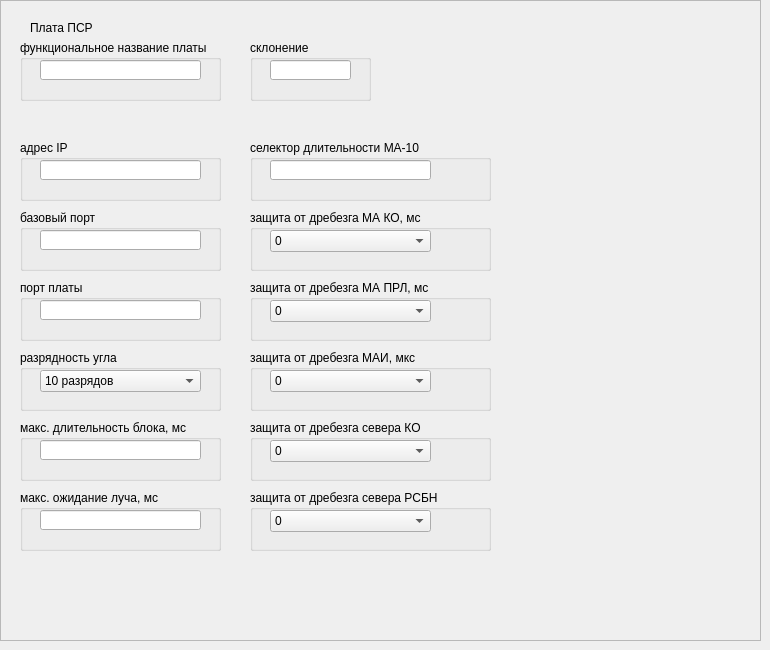
    <widget class="QWidget" name="tab_4">
     <attribute name="title">
      <string>Общие</string>
     </attribute>
     <widget class="QFrame" name="frObsch">
      <property name="geometry">
       <rect>
        <x>0</x>
        <y>0</y>
        <width>761</width>
        <height>641</height>
       </rect>
      </property>
      <property name="frameShape">
       <enum>QFrame::StyledPanel</enum>
      </property>
      <property name="frameShadow">
       <enum>QFrame::Raised</enum>
      </property>
      <widget class="QGroupBox" name="groupBox_4">
       <property name="geometry">
        <rect>
         <x>20</x>
         <y>40</y>
         <width>201</width>
         <height>61</height>
        </rect>
       </property>
       <property name="title">
        <string>функциональное название платы</string>
       </property>
       <widget class="QLineEdit" name="lineEdit_2">
        <property name="geometry">
         <rect>
          <x>20</x>
          <y>20</y>
          <width>161</width>
          <height>20</height>
         </rect>
        </property>
       </widget>
      </widget>
      <widget class="QGroupBox" name="groupBox_69">
       <property name="geometry">
        <rect>
         <x>20</x>
         <y>490</y>
         <width>201</width>
         <height>61</height>
        </rect>
       </property>
       <property name="title">
        <string>макс. ожидание луча, мс</string>
       </property>
       <widget class="PLineEdit" name="lineEdit_55">
        <property name="geometry">
         <rect>
          <x>20</x>
          <y>20</y>
          <width>161</width>
          <height>20</height>
         </rect>
        </property>
       </widget>
      </widget>
      <widget class="QGroupBox" name="groupBox_40">
       <property name="geometry">
        <rect>
         <x>250</x>
         <y>420</y>
         <width>241</width>
         <height>61</height>
        </rect>
       </property>
       <property name="title">
        <string>защита от дребезга севера КО</string>
       </property>
       <widget class="QComboBox" name="comboBox_21">
        <property name="geometry">
         <rect>
          <x>20</x>
          <y>20</y>
          <width>161</width>
          <height>22</height>
         </rect>
        </property>
        <item>
         <property name="text">
          <string>0</string>
         </property>
        </item>
        <item>
         <property name="text">
          <string>1</string>
         </property>
        </item>
        <item>
         <property name="text">
          <string>2</string>
         </property>
        </item>
        <item>
         <property name="text">
          <string>3</string>
         </property>
        </item>
        <item>
         <property name="text">
          <string>4</string>
         </property>
        </item>
        <item>
         <property name="text">
          <string>5</string>
         </property>
        </item>
        <item>
         <property name="text">
          <string>6</string>
         </property>
        </item>
        <item>
         <property name="text">
          <string>7</string>
         </property>
        </item>
       </widget>
      </widget>
      <widget class="QGroupBox" name="groupBox_66">
       <property name="geometry">
        <rect>
         <x>20</x>
         <y>280</y>
         <width>201</width>
         <height>61</height>
        </rect>
       </property>
       <property name="title">
        <string>порт платы</string>
       </property>
       <widget class="QLineEdit" name="lineEdit_53">
        <property name="geometry">
         <rect>
          <x>20</x>
          <y>20</y>
          <width>161</width>
          <height>20</height>
         </rect>
        </property>
       </widget>
      </widget>
      <widget class="QGroupBox" name="groupBox_68">
       <property name="geometry">
        <rect>
         <x>20</x>
         <y>420</y>
         <width>201</width>
         <height>61</height>
        </rect>
       </property>
       <property name="title">
        <string>макс. длительность блока, мс</string>
       </property>
       <widget class="PLineEdit" name="lineEdit_54">
        <property name="geometry">
         <rect>
          <x>20</x>
          <y>20</y>
          <width>161</width>
          <height>20</height>
         </rect>
        </property>
       </widget>
      </widget>
      <widget class="QGroupBox" name="groupBox_18">
       <property name="geometry">
        <rect>
         <x>250</x>
         <y>140</y>
         <width>241</width>
         <height>61</height>
        </rect>
       </property>
       <property name="title">
        <string>селектор длительности МА-10</string>
       </property>
       <widget class="PLineEdit" name="lineEdit_65">
        <property name="geometry">
         <rect>
          <x>20</x>
          <y>20</y>
          <width>161</width>
          <height>20</height>
         </rect>
        </property>
       </widget>
      </widget>
      <widget class="QGroupBox" name="groupBox_24">
       <property name="geometry">
        <rect>
         <x>250</x>
         <y>280</y>
         <width>241</width>
         <height>61</height>
        </rect>
       </property>
       <property name="title">
        <string>защита от дребезга МА ПРЛ, мс</string>
       </property>
       <widget class="QComboBox" name="comboBox_19">
        <property name="geometry">
         <rect>
          <x>20</x>
          <y>20</y>
          <width>161</width>
          <height>22</height>
         </rect>
        </property>
        <item>
         <property name="text">
          <string>0</string>
         </property>
        </item>
        <item>
         <property name="text">
          <string>1</string>
         </property>
        </item>
        <item>
         <property name="text">
          <string>2</string>
         </property>
        </item>
        <item>
         <property name="text">
          <string>3</string>
         </property>
        </item>
        <item>
         <property name="text">
          <string>4</string>
         </property>
        </item>
        <item>
         <property name="text">
          <string>5</string>
         </property>
        </item>
        <item>
         <property name="text">
          <string>6</string>
         </property>
        </item>
        <item>
         <property name="text">
          <string>7</string>
         </property>
        </item>
       </widget>
      </widget>
      <widget class="QGroupBox" name="groupBox_41">
       <property name="geometry">
        <rect>
         <x>250</x>
         <y>490</y>
         <width>241</width>
         <height>61</height>
        </rect>
       </property>
       <property name="font">
        <font>
         <family>Arial</family>
        </font>
       </property>
       <property name="title">
        <string>защита от дребезга севера РСБН</string>
       </property>
       <widget class="QComboBox" name="comboBox_22">
        <property name="geometry">
         <rect>
          <x>20</x>
          <y>20</y>
          <width>161</width>
          <height>22</height>
         </rect>
        </property>
        <item>
         <property name="text">
          <string>0</string>
         </property>
        </item>
        <item>
         <property name="text">
          <string>1</string>
         </property>
        </item>
        <item>
         <property name="text">
          <string>2</string>
         </property>
        </item>
        <item>
         <property name="text">
          <string>3</string>
         </property>
        </item>
        <item>
         <property name="text">
          <string>4</string>
         </property>
        </item>
        <item>
         <property name="text">
          <string>5</string>
         </property>
        </item>
        <item>
         <property name="text">
          <string>6</string>
         </property>
        </item>
        <item>
         <property name="text">
          <string>7</string>
         </property>
        </item>
       </widget>
      </widget>
      <widget class="QGroupBox" name="groupBox_65">
       <property name="geometry">
        <rect>
         <x>20</x>
         <y>210</y>
         <width>201</width>
         <height>61</height>
        </rect>
       </property>
       <property name="title">
        <string>базовый порт</string>
       </property>
       <widget class="QLineEdit" name="lineEdit_52">
        <property name="geometry">
         <rect>
          <x>20</x>
          <y>20</y>
          <width>161</width>
          <height>20</height>
         </rect>
        </property>
       </widget>
      </widget>
      <widget class="QGroupBox" name="groupBox_99">
       <property name="geometry">
        <rect>
         <x>250</x>
         <y>40</y>
         <width>121</width>
         <height>61</height>
        </rect>
       </property>
       <property name="title">
        <string>склонение</string>
       </property>
       <widget class="QLineEdit" name="lineEdit_114">
        <property name="geometry">
         <rect>
          <x>20</x>
          <y>20</y>
          <width>81</width>
          <height>20</height>
         </rect>
        </property>
       </widget>
      </widget>
      <widget class="QGroupBox" name="groupBox_39">
       <property name="geometry">
        <rect>
         <x>250</x>
         <y>350</y>
         <width>241</width>
         <height>61</height>
        </rect>
       </property>
       <property name="title">
        <string>защита от дребезга МАИ, мкс</string>
       </property>
       <widget class="QComboBox" name="comboBox_20">
        <property name="geometry">
         <rect>
          <x>20</x>
          <y>20</y>
          <width>161</width>
          <height>22</height>
         </rect>
        </property>
        <item>
         <property name="text">
          <string>0</string>
         </property>
        </item>
        <item>
         <property name="text">
          <string>1</string>
         </property>
        </item>
        <item>
         <property name="text">
          <string>2</string>
         </property>
        </item>
        <item>
         <property name="text">
          <string>3</string>
         </property>
        </item>
        <item>
         <property name="text">
          <string>4</string>
         </property>
        </item>
        <item>
         <property name="text">
          <string>5</string>
         </property>
        </item>
        <item>
         <property name="text">
          <string>6</string>
         </property>
        </item>
        <item>
         <property name="text">
          <string>7</string>
         </property>
        </item>
       </widget>
      </widget>
      <widget class="QGroupBox" name="groupBox_67">
       <property name="geometry">
        <rect>
         <x>20</x>
         <y>350</y>
         <width>201</width>
         <height>61</height>
        </rect>
       </property>
       <property name="title">
        <string>разрядность угла</string>
       </property>
       <widget class="QComboBox" name="comboBox_8">
        <property name="geometry">
         <rect>
          <x>20</x>
          <y>20</y>
          <width>161</width>
          <height>22</height>
         </rect>
        </property>
        <item>
         <property name="text">
          <string>10 разрядов</string>
         </property>
        </item>
        <item>
         <property name="text">
          <string>11 разрядов</string>
         </property>
        </item>
        <item>
         <property name="text">
          <string>12 разрядов</string>
         </property>
        </item>
       </widget>
      </widget>
      <widget class="QGroupBox" name="groupBox_23">
       <property name="geometry">
        <rect>
         <x>250</x>
         <y>210</y>
         <width>241</width>
         <height>61</height>
        </rect>
       </property>
       <property name="title">
        <string>защита от дребезга МА КО, мс</string>
       </property>
       <widget class="QComboBox" name="comboBox_18">
        <property name="geometry">
         <rect>
          <x>20</x>
          <y>20</y>
          <width>161</width>
          <height>22</height>
         </rect>
        </property>
        <item>
         <property name="text">
          <string>0</string>
         </property>
        </item>
        <item>
         <property name="text">
          <string>1</string>
         </property>
        </item>
        <item>
         <property name="text">
          <string>2</string>
         </property>
        </item>
        <item>
         <property name="text">
          <string>3</string>
         </property>
        </item>
        <item>
         <property name="text">
          <string>4</string>
         </property>
        </item>
        <item>
         <property name="text">
          <string>5</string>
         </property>
        </item>
        <item>
         <property name="text">
          <string>6</string>
         </property>
        </item>
        <item>
         <property name="text">
          <string>7</string>
         </property>
        </item>
       </widget>
      </widget>
      <widget class="QLabel" name="label">
       <property name="geometry">
        <rect>
         <x>30</x>
         <y>20</y>
         <width>211</width>
         <height>16</height>
        </rect>
       </property>
       <property name="text">
        <string>Плата ПСР</string>
       </property>
      </widget>
      <widget class="QGroupBox" name="groupBox_64">
       <property name="geometry">
        <rect>
         <x>20</x>
         <y>140</y>
         <width>201</width>
         <height>61</height>
        </rect>
       </property>
       <property name="title">
        <string>адрес IP</string>
       </property>
       <widget class="QLineEdit" name="lineEdit_51">
        <property name="geometry">
         <rect>
          <x>20</x>
          <y>20</y>
          <width>161</width>
          <height>20</height>
         </rect>
        </property>
       </widget>
      </widget>
     </widget>
    </widget>
